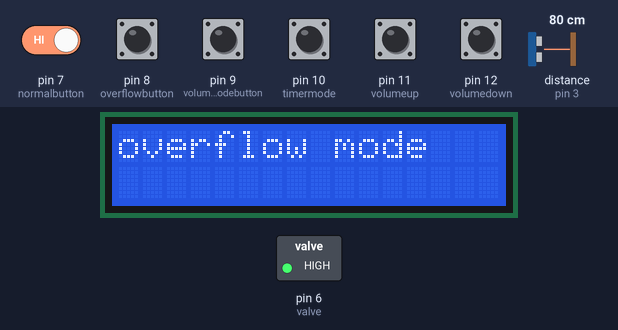
Bench run of a sketch on a simulated Arduino Uno, built with avr-gcc and run on an emulated ATmega328P. On the bench: 16×2 character LCD, switched loads named in the sketch (green lamp = pin HIGH). Wiring (inferred from the names in the program): ultrasonic range finder: trigger pin 2; echo pin 3. The test bench sets the inputs (shaded band); at power-on: pin 7 (normalbutton), pin 8 (overflowbutton), pin 9 (volumemodebutton), pin 10 (timermode), pin 11 (volumeup), pin 12 (volumedown) HIGH, distance to the obstacle (sensor on pin 3) 80 cm. The echo pulse lasts 58.3 µs per cm; pins used as bus, display or sensor lines are not drawn; what the sketch prints to the serial monitor is not drawn.

Above: at 1.2 s.
1.3 s: distance to the obstacle (sensor on pin 3) set to 2 cm
At 2.4 s:
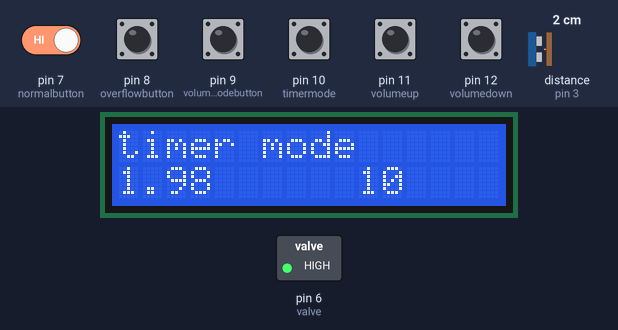
5.9 s: pin 10 (timermode) pulled LOW for 1 s
At 6.91 s:
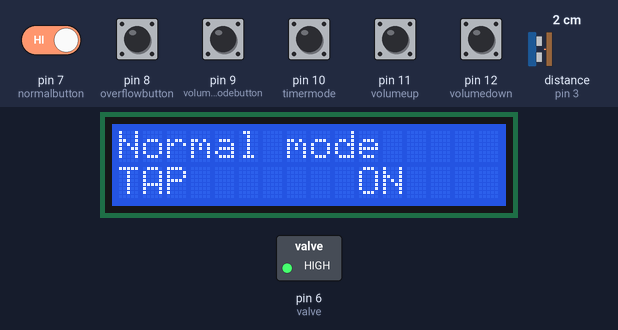
7.5 s: distance to the obstacle (sensor on pin 3) set to 4 cm
10.5 s: pin 7 (normalbutton) driven LOW and pin 10 (timermode) driven LOW
13.5 s: pin 7 (normalbutton) driven HIGH
At 13.93 s:
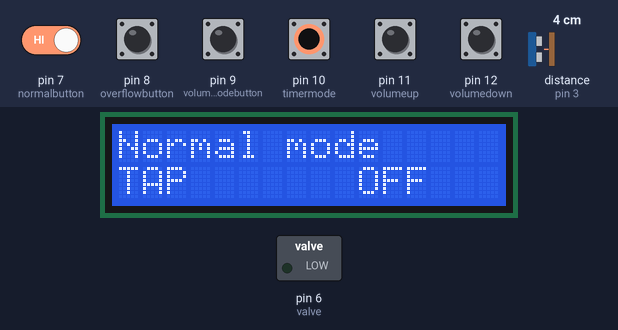
Timing chart, 0 to 17.5 s (numbered marks = the images above; inputs shaded):
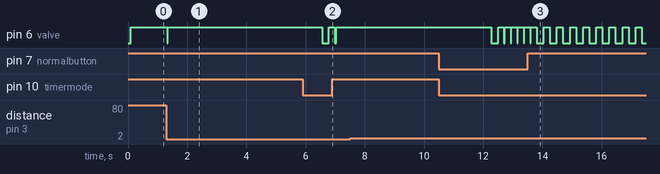

The sketch:

nano_himanshu.ino
```cpp
#include <Wire.h>
#include <LiquidCrystal_I2C.h>

LiquidCrystal_I2C lcd(0x27,16,2);
#define trigpin 2
 #define echopin 3

 int normalbutton  = 7; // Push Button1 Pin D 2
 int overflowbutton = 8;
 int volumemodebutton = 9;
 int volumeup = 11;
 int volumedown = 12;
 int timermode = 10;
 int valve = 6;  // Led1 Pin D 12
 int status1 = false ;
 int status2 = false;
 int status3 = false;
 int status4 = false;
 int status5 = false;
 int status6 = false;
 long duration ;
 int distance;
int s = 10;
 int r = 14;
 int k = 14;
 int H = 243;
  int A = 243;
  int B = k ;
  int V = A;
  int T;
  int n ;


 int interval = 1.5 ;
 void setup()
 {
 pinMode(valve, OUTPUT);
 pinMode(normalbutton, INPUT_PULLUP);
 pinMode(overflowbutton, INPUT_PULLUP);
 pinMode(volumemodebutton, INPUT_PULLUP);
  pinMode(volumeup, INPUT_PULLUP);
   pinMode(volumedown, INPUT_PULLUP);
    pinMode(timermode, INPUT_PULLUP);
 pinMode(trigpin,OUTPUT);
 pinMode(echopin,INPUT);
 Serial.begin(9600);
 Serial.println("Ultrasonic sensor");
 Serial.println("Water label");
  lcd.init();
  lcd.backlight();
 }
 void loop()
 {
  digitalWrite(trigpin,LOW);
  delayMicroseconds(2);
  digitalWrite(trigpin,HIGH);
  delayMicroseconds(10);
  digitalWrite(trigpin,LOW);
  duration=pulseIn(echopin,HIGH);
  distance=duration*0.034/2;
  Serial.print(distance);
  Serial.print('\n');
  digitalWrite(valve, LOW);
    lcd.clear();
  lcd.setCursor(0,0);
  lcd.print("Normal mode");
  lcd.setCursor(0,1);
  lcd.print("TAP");
  if (status1 == true)
 {
 lcd.setCursor(10,1);
 lcd.print("ON");
 digitalWrite(valve,HIGH);

 }
 if (status1 == false)
 {
  lcd.setCursor(10,1);
  lcd.print("OFF");
  digitalWrite(valve,LOW);
 }


if(digitalRead(normalbutton) == true )
{
  status1=!status1;

}


if(digitalRead(overflowbutton) == true && distance >= 14) // For Button 2
 {
 status2 = !status2 ;
   while(r <= distance )
  {
  digitalWrite(valve,HIGH);
  digitalWrite(trigpin,LOW);
  delayMicroseconds(2);
  digitalWrite(trigpin,HIGH);
  delayMicroseconds(10);
  digitalWrite(trigpin,LOW);
  duration=pulseIn(echopin,HIGH);
  distance=duration*0.034/2;
  Serial.print(distance);
  Serial.print('\n');
    lcd.clear();
    lcd.setCursor(0,0);
  lcd.print("overflow mode");


 }
   {
    digitalWrite(valve,LOW);
   }

}

if(digitalRead(volumemodebutton) == true && distance > 14 ) // For Button  3
 {
 status3 = !status3 ;
  while(B <= distance)
  {


  digitalWrite(valve,  HIGH);
  digitalWrite(trigpin,LOW);
  delayMicroseconds(2);
  digitalWrite(trigpin,HIGH);
  delayMicroseconds(10);
  digitalWrite(trigpin,LOW);
  duration=pulseIn(echopin,HIGH);
  distance=duration*0.034/2;
  Serial.print(distance);
  Serial.print('\n');
  if (digitalRead(volumeup) == HIGH && distance >=14 )
  {
      if (B <= 15.5)
      {
        B = B - interval;
      }


      Serial.println(k);
  }
      delay(100);

  if (digitalRead(volumedown) == HIGH && distance >=14 )
  {
    if(B >= 42.5)
    {
    B = B + interval ;
    }


    Serial.println(k);
   }
   delay(100);

 }
   {
    digitalWrite(valve,LOW);
   }
   }
 if(digitalRead(timermode) == true ) // For Button  3
 {
 status3 = !status3 ;

   for ( int i = 0; i <= V; i++ )
   {
    lcd.clear();
    lcd.setCursor(0,0);
  lcd.print("timer mode");
  lcd.setCursor(10,1);
  lcd.print(T);
  lcd.setCursor(0,1);
  lcd.print(i/24.3);
  T = V/24.3;
  digitalWrite(valve,HIGH);
  digitalWrite(trigpin,LOW);
  delayMicroseconds(2);
  digitalWrite(trigpin,HIGH);
  delayMicroseconds(10);
  digitalWrite(trigpin,LOW);
  duration=pulseIn(echopin,HIGH);
  distance=duration*0.034/2;
  Serial.print(distance);
  Serial.print('\n');
    if (digitalRead(volumeup) == HIGH && distance >=14 ){
      if(V <=  50000){
        V = V + H;
        Serial.println(A);
        delay(200);
      }

      }
  if (digitalRead(volumedown) == HIGH && distance >=14 )
  {
    if(V >=486 )
    {
    V = V - H;

    Serial.println(A);
    delay(200);
   }
  }
 }

   {
    digitalWrite(valve,LOW);
   }
   }


delay(200);
    }
```

Measured:
- after the input at 1.3 s, pin 6 (valve): HIGH → LOW at once, → HIGH 0.02 s later; the display: first changes after 0.05 s (image 1 shows a later state)
- after the input at 5.9 s, the display: first differs from a run without the input after 0.89 s (image 2)
- after the input at 13.5 s, the display: changes after 0.33 s (image 3)
